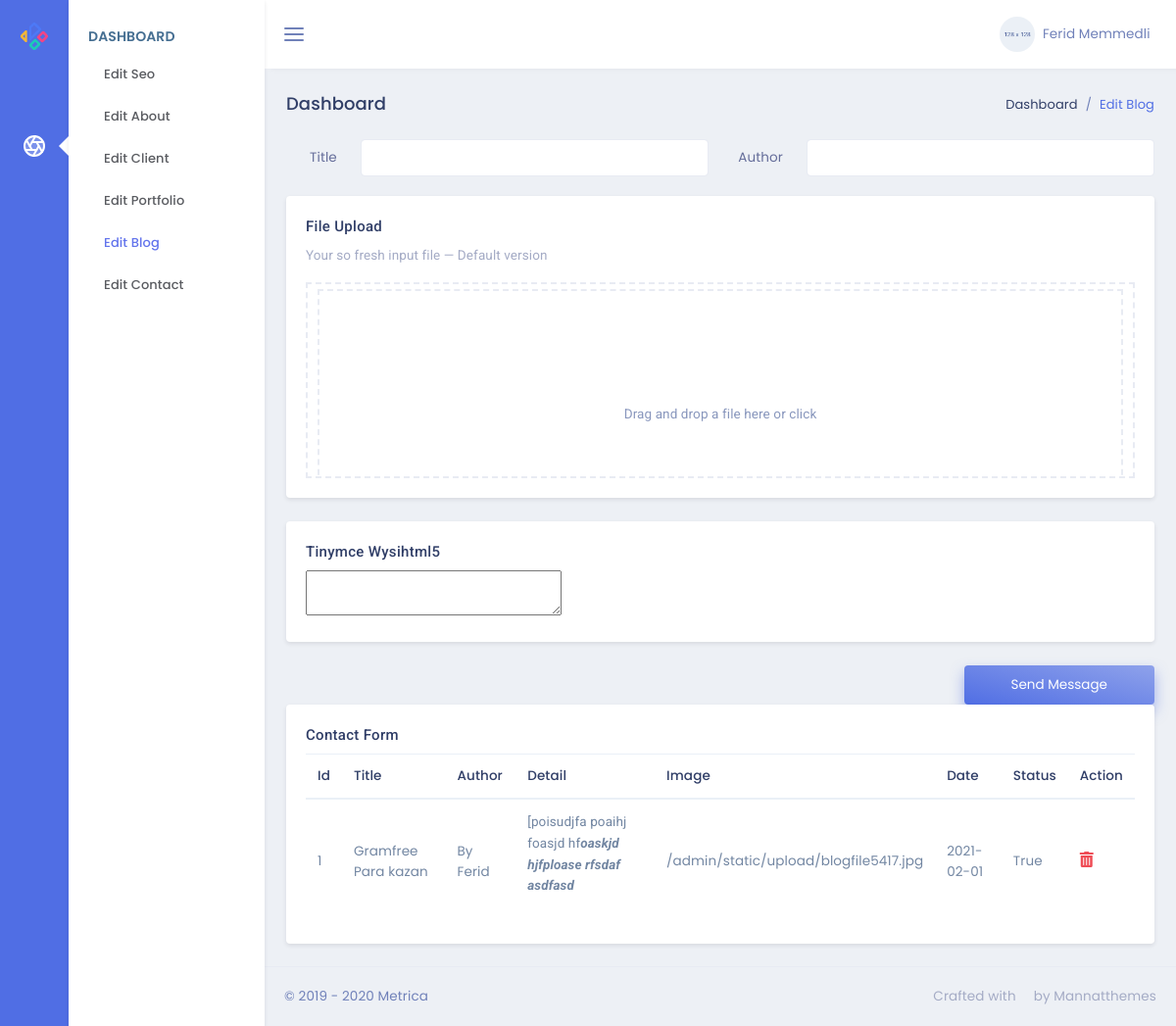
The app's page /admin/blog, older data.
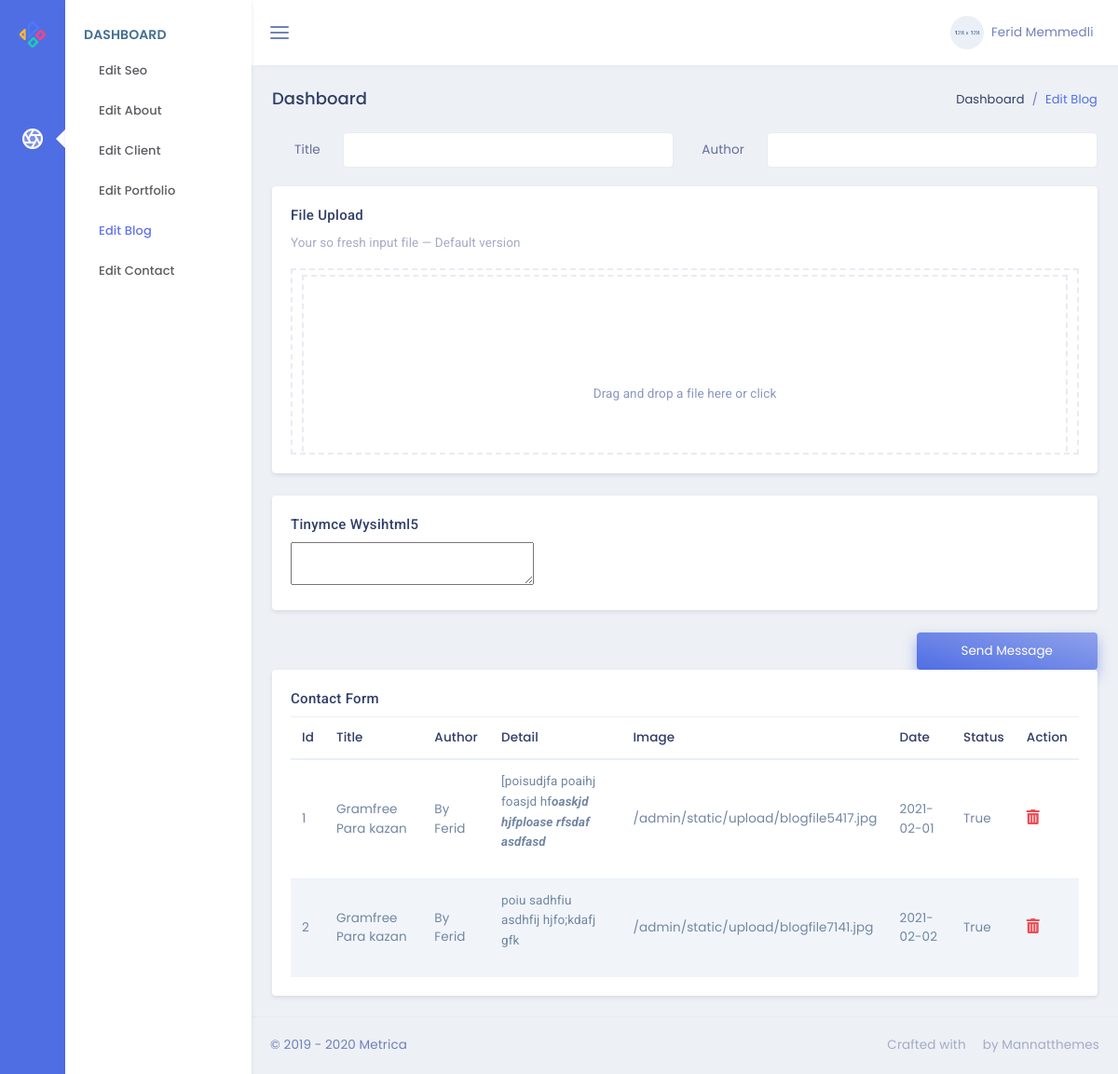
The same page, newer data.
### models.py (models this page shows, shortened)
class Blogs(db.Model):
    id = db.Column(db.Integer, primary_key=True)
    blogTitle = db.Column(db.String,nullable=False)
    blogDetail = db.Column(db.Text,nullable=False)
    blogAuthor = db.Column(db.String,nullable=False)
    blogDate = db.Column(db.Date,default=date.today())
    blogImage = db.Column(db.String,nullable=False)
    blogStatus = db.Column(db.Boolean)

### admin/routes.py (the view, shortened to what this page needs)
@admin.route('/blog',methods=['GET','POST'])
def adminBlog():
    blog=Blogs.query.all()
    return render_template('admin/editBlog.html',blog=blog)

### admin/templates/admin/editBlog.html (shortened to what this page needs)
{% extends "admin/layout.html" %}
{% block contentAdmin %}
<div class="row">
    <div class="col-sm-12">
        <div class="page-title-box">
            <div class="float-right">
                <ol class="breadcrumb">
                    <li class="breadcrumb-item"><a href="javascript:void(0);">Dashboard</a></li>
                    <li class="breadcrumb-item active">Edit Blog</li>
                </ol>
            </div>
            <h4 class="page-title">Dashboard</h4>
        </div>
    </div>
</div>
<form action="{{url_for('admin.adminBlog')}}" method="POST" class="row" enctype="multipart/form-data">
    <div class="col-lg-6">
        <div class="form-group row">
            <label for="example-text-input" class="col-sm-2 col-form-label text-right">Title</label>
            <div class="col-sm-10">
                <input class="form-control" name="title" type="text" id="example-text-input">
            </div>
        </div>
    </div>
    <div class="col-lg-6">
        <div class="form-group row">
            <label for="example-text-input" class="col-sm-2 col-form-label text-right">Author</label>
            <div class="col-sm-10">
                <input class="form-control" name="author" type="text" id="example-text-input">
            </div>
        </div>
    </div>
    <div class="col-lg-12">
        <div class="card">
            <div class="card-body">
                <h4 class="mt-0 header-title">File Upload</h4>
                <p class="text-muted mb-3">Your so fresh input file — Default version</p>
                <div class="dropify-wrapper">
                </div>
            </div>
        </div>
    </div>
    <div class="col-12">
        <div class="card">
            <div class="card-body">
                <h4 class="mt-0 header-title">Tinymce wysihtml5</h4>
                <textarea id="elm1" name="detail"></textarea>
            </div>
        </div>
    </div>
    <div class="col-sm-12 text-right">
        <button type="submit" class="btn btn-gradient-primary px-5 py-2">Send Message</button>
    </div>
</form>
<div class="row">
    <div class="col-lg-12">
        <div class="card">
            <div class="card-body">
                <h4 class="mt-0 header-title">Contact Form</h4>
                <div class="table-responsive">
                    <table class="table table-striped mb-0">
                        <thead>
                            <tr>
                                <th>Id</th>
                                <th>Title</th>
                                <th>Author</th>
                                <th>Detail</th>
                                <th>Image</th>
                                <th>Date</th>
                                <th>Status</th>
                                <th>Action</th>
                            </tr>
                        </thead>
                        <tbody>
                            {% for blog in blog %}
                            <tr>
                                <td>{{blog.id}}</td>
                                <td>{{blog.blogTitle}}</td>
                                <td>{{blog.blogAuthor}}</td>
                                <td>{{blog.blogDetail|safe}}</td>
                                <td>{{blog.blogImage}}</td>
                                <td>{{blog.blogDate}}</td>
                                <td>{{blog.blogStatus}}</td>
                                <td>
                                    <a href="/admin/deleteblog/{{blog.id}}"><i
                                            class="fas fa-trash-alt text-danger font-16"></i></a>
                                </td>
                            </tr>
                            {% endfor %}
                        </tbody>
                    </table>
                </div>
            </div>
        </div>
    </div>
</div>
{% endblock %}

Row changes from the older to the newer data that the page shows:
added Blogs: id "2", blogTitle "Gramfree Para kazan", blogAuthor "By Ferid", blogDetail "poiu sadhfiu asdhfij hjfo;kdafj gfk", blogImage "/admin/static/upload/blogfile7141.jpg", blogDate "2021-02-02", blogStatus "True"
